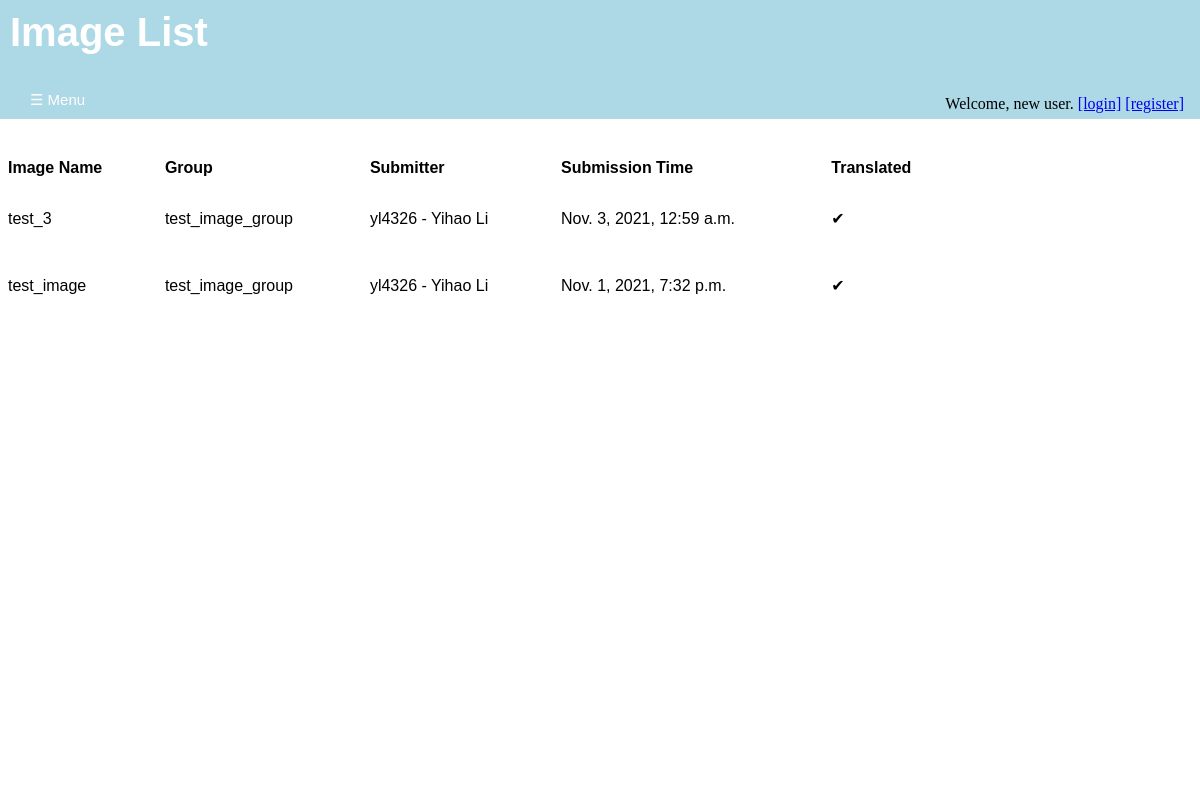
/annotations/image_list/, run on an earlier commit of the app's database.
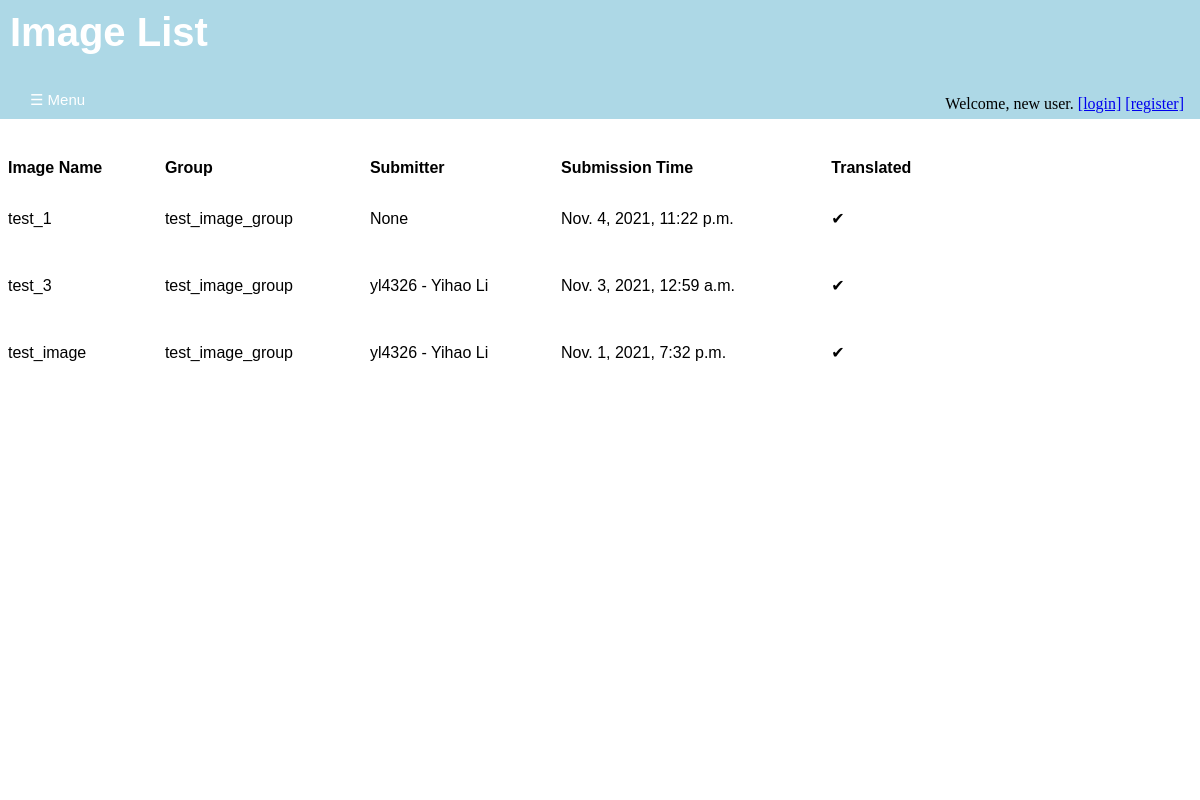
And on a later commit of the database.
### annotations/models.py (models this page shows, shortened)
class Image(models.Model):
    image_name = models.CharField(max_length = 200, unique=True)
    submission_date = models.DateTimeField('date of submission')
    image_upload = models.FileField(upload_to = svs_rename)
    translated = models.BooleanField(default= 'False')
    svs_path = models.FilePathField(path = "/home/alexliyihao/svss", match = ".*\.svs")
    dzi_path = models.FilePathField(path = "/home/alexliyihao/dzis", match = ".*\.dzi")
    height = models.PositiveIntegerField()
    width = models.PositiveIntegerField()
    image_description = models.TextField()
    completely_annotated = models.BooleanField(default = 'False')
    group = models.ForeignKey(ImageGroup, on_delete=models.SET_NULL, blank = True, null = True)
    submit_user = models.ForeignKey(User, on_delete=models.PROTECT, blank = True, null = True)

class ImageGroup(models.Model):
    group_name = models.CharField(max_length = 200, unique=True)
    group_description = models.TextField()
    def __str__(self):
      return self.group_name

class User(auth_user):
    UNI = models.CharField(max_length = 8, unique=True)
    register_date = models.DateTimeField('date of registration', blank = True)
    organizations = models.ForeignKey('Organization', on_delete=models.PROTECT,null = True, blank = True)
    def __str__(self):
      return f"{self.UNI} - {self.first_name} {self.last_name}"

### annotations/views.py (the view)
# urls.py: path('image_list/', views.ImageListView.as_view(), name='image-list'),
class ImageListView(generic.ListView):
    template_name = 'annotations/image_list.html'
    context_object_name = 'image_list'
    def get_queryset(self):
        return Image.objects.order_by('-submission_date')

### annotations/templates/annotations/image_list.html (shortened to what this page needs)
{% extends 'annotations/base.html' %}
{% block content %}
  {% if image_list %}
    <div id='title' class='title'>
      <h1>Image List</h1>
      <div id='login-widget' class='login-widget'>
      {% if user.is_authenticated %}
         <p>Welcome, {{ user.get_username }}.</p>
         <a href="{% url 'annotations:logout' %}">[logout]</a>
      {% else %}
        <p>Welcome, new user.</p>
        <a href="{% url 'annotations:login' %}" >[login]</a>
        <a href="{% url 'annotations:registration' %}" >[register]</a>
      {% endif %}
      </div>
      <button class="openbutton" onclick="openNav()">&#9776; Menu</button>
    </div>
    <div id='body' class='body'>
      <table>
        <tr>
          <th>Image Name</th>
          <th>Group</th>
          <th>Submitter</th>
          <th>Submission Time</th>
          <th>Translated</th>
        </tr>
        {% for image in image_list %}
          <tr>
            <td>
            {% if image.translated %}
               <a href="{% url 'annotations:image-views' image.id %}">{{ image.image_name }}
               </a>
            {% else %}
               <a>{{image.image_name}}</a>
            {% endif %}
            <td><a> {{ image.group }} </a></td>
            <td><a> {{ image.submit_user }}</a></td>
            <td><a> {{ image.submission_date }}</a></td>
            <td><p> {{ image.translated|yesno:"✔,✘" }} </p></td>
           </tr>
        {% endfor %}
      </table>
    </div>
  {% else %}
    <div id='title' class = "title">
      <h1>No images are available.</h1>
    </div>
  {% endif %}
{% endblock %}

### annotations/templates/annotations/base.html (shortened to what this page needs)
{% load static %}
<!DOCTYPE html>
<html lang="en" dir="ltr">
  <head>
    <link rel="stylesheet" type="text/css" href="{% static 'annotations/style.css' %}">
  </head>
  <body>
  {% block content %}
  {% endblock %}
  </body>
</html>

### annotations/static/annotations/style.css (style rules this page uses)
div#login-widget.login-widget { position: absolute; right: 1em; bottom: 0px; width: auto; height: 1.5em; }
.login-widget a { display: inline-block; }
.login-widget p { display: inline-block; margin-block-start: 0em; margin-block-end: 0em; }
div#title.title { background-color: lightblue; align-items: center; position:fixed; top:0px; left:0px; height:calc(10% + 39px); width: 100%; transition: margin-left .8s; transition: width .8s; display: flex; flex: 1 1 auto; justify-content: flex-start; }
.title h1 { position: absolute; font-size: 2.5em; z-index: 1; top: 0em; margin-block-start: 0em; margin-block-end: 0em; padding-top: 0.25em; padding-left: 0.25em; }
.openbutton { position: absolute; bottom: 0; z-index: 1; font-size: 15px; cursor: pointer; background-color: lightblue; color: white; float: left; padding: 10px 2em; border: none; }
div#body.body { position:absolute; left:0px; top: calc(10% + 39px); height: 85%; width: 100%; background-color: white; transition: margin-left .8s; transition: width .8s; display: flex; flex: 1 1 auto; flex-direction:column; justify-content: flex-start; }
h1 { display: table-cell; color: white; text-align: left; font-size: 2em; font-family: Arial, Helvetica, sans-serif; }
table { top: 10%; margin-top: 2em; width: 80%; padding: 0; border-collapse: collapse; font-family: Arial, Helvetica, sans-serif; table-layout:auto; }
td, th { text-align: left; padding: 0.5em; text-decoration: none; }
.body a { text-decoration: none; }
.body a:link { color:black; }

What changed in the data, as far as the page shows it:
added Image: image_name "test_1", group "test_image_group", submit_user "None", submission_date "Nov. 4, 2021, 11:22 p.m.", translated "✔"
